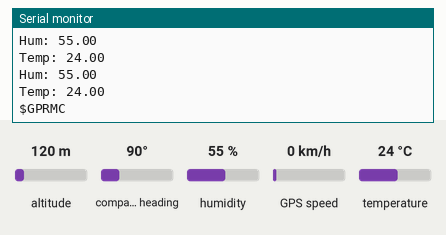
Recording of a sketch running on a simulated Arduino Mega 2560, built with avr-gcc and run on an emulated ATmega2560. Parts: the last lines printed to the serial monitor. The test bench sets the inputs (shaded band); at power-on: altitude 120 m, compass heading 90°, humidity 55 %, GPS speed 0 km/h, temperature 24 °C. The GPS gets a fix after 3 s at 37.7749, -122.4194 with 8 satellites.

Above: at 1.8 s.
1.9 s: altitude set to 20 m
At 2.9 s:
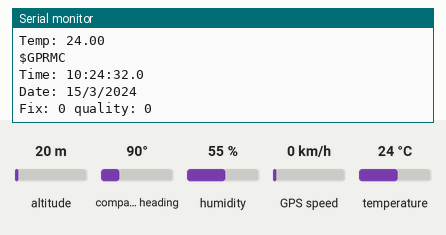
3.6 s: compass heading set to 7°
At 4.8 s:
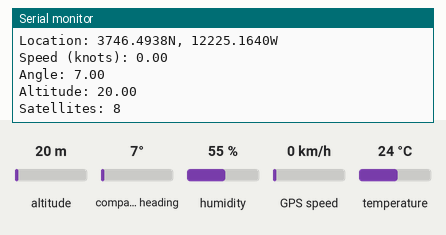
5.8 s: humidity set to 22 %
7.3 s: compass heading set to 180°
At 8.1 s:
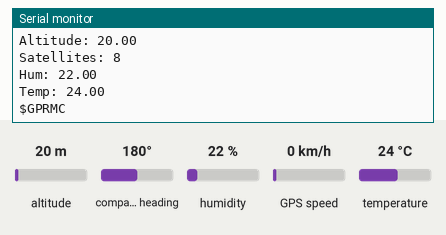
11.9 s: GPS speed set to 2 km/h
At 13.9 s:
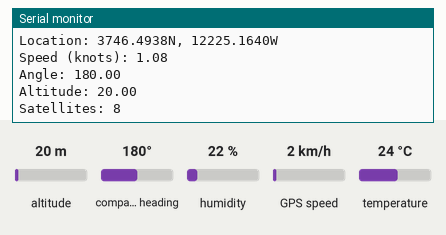
Timing chart, 0 to 14.4 s (numbered marks = the images above; inputs shaded):
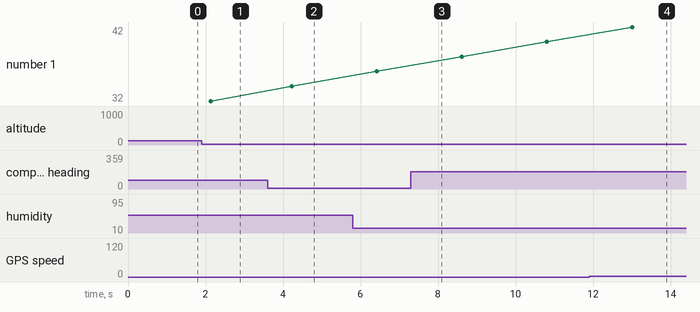

Measured:
- after the input at 3.6 s, the serial monitor: prints a new line after 0.74 s (image 2)
- after the input at 11.9 s, the serial monitor: prints a new line after 1.2 s (image 4)

The sketch:

I2C_two_slaves_temp_gps.ino
```cpp
// This code does not currently work - GPS seems to be the issue

#include <Wire.h>
#include <Adafruit_AM2315.h> // Library for external temperature/humidity sensing
//#include <Adafruit_MPL3115A2.h> // Library for altitude/barometric pressure/temperature sensing
//#include "Adafruit_SI1145.h" // Library for UV/Light sensing
//#include "Adafruit_SGP30.h" // Library for air quality and gas sensing
#include <Adafruit_GPS.h> // Library for GPS sensing

Adafruit_AM2315 am2315; // Declaring variable for external temperature/humidity sensor

//Adafruit_MPL3115A2 baro = Adafruit_MPL3115A2(); // Declaring variable for altitude/bp/temp sensor

//Adafruit_SI1145 uv = Adafruit_SI1145(); // Declaring varibale for uv/light sensing

//Adafruit_SGP30 sgp; // Declaring variable for air quality/gas sensing

#define GPSSerial Serial1
Adafruit_GPS GPS(&GPSSerial); // Declaring varible for GPS

#define GPSECHO false

uint32_t timer = millis();

void setup() {
  // put your setup code here, to run once:
  Serial.begin(9600);

  // Starting sensors
  am2315.begin();
  //baro.begin();
  //uv.begin();
  //sgp.begin();

  GPS.begin(9600);
  // uncomment this line to turn on RMC (recommended minimum) and GGA (fix data) including altitude
  GPS.sendCommand(PMTK_SET_NMEA_OUTPUT_RMCGGA);
  // uncomment this line to turn on only the "minimum recommended" data
  //GPS.sendCommand(PMTK_SET_NMEA_OUTPUT_RMCONLY);
  // For parsing data, we don't suggest using anything but either RMC only or RMC+GGA since
  // the parser doesn't care about other sentences at this time
  // Set the update rate
  GPS.sendCommand(PMTK_SET_NMEA_UPDATE_1HZ); // 1 Hz update rate
  // For the parsing code to work nicely and have time to sort thru the data, and
  // print it out we don't suggest using anything higher than 1 Hz

  // Request updates on antenna status, comment out to keep quiet
  GPS.sendCommand(PGCMD_ANTENNA);

  // Ask for firmware version
  GPSSerial.println(PMTK_Q_RELEASE);

}

int counter = 0;
void loop() {
  // put your main code here, to run repeatedly:
  Serial.print("Hum: "); Serial.println(am2315.readHumidity());
  Serial.print("Temp: "); Serial.println(am2315.readTemperature());

  /*

  float pascals = baro.getPressure();
  // Our weather page presents pressure in Inches (Hg)
  // Use http://www.onlineconversion.com/pressure.htm for other units
  Serial.print(pascals/3377); Serial.println(" Inches (Hg)");

  float altm = baro.getAltitude();
  Serial.print(altm); Serial.println(" meters");

  float tempC = baro.getTemperature();
  Serial.print(tempC); Serial.println("*C");


  Serial.print("Vis: "); Serial.println(uv.readVisible());
  Serial.print("IR: "); Serial.println(uv.readIR());

  float UVindex = uv.readUV();
  // the index is multiplied by 100 so to get the
  // integer index, divide by 100!
  UVindex /= 100.0;
  Serial.print("UV: ");  Serial.println(UVindex);


  sgp.IAQmeasure();

  Serial.print("TVOC "); Serial.print(sgp.TVOC); Serial.print(" ppb\t");
  Serial.print("eCO2 "); Serial.print(sgp.eCO2); Serial.println(" ppm");

  */

  // read data from the GPS in the 'main loop'
  char c = GPS.read();
  // if you want to debug, this is a good time to do it!
  if (GPSECHO)
    if (c) Serial.print(c);
  // if a sentence is received, we can check the checksum, parse it...
  if (GPS.newNMEAreceived()) {
    // a tricky thing here is if we print the NMEA sentence, or data
    // we end up not listening and catching other sentences!
    // so be very wary if using OUTPUT_ALLDATA and trytng to print out data
    Serial.println(GPS.lastNMEA()); // this also sets the newNMEAreceived() flag to false
    if (!GPS.parse(GPS.lastNMEA())) // this also sets the newNMEAreceived() flag to false
      return; // we can fail to parse a sentence in which case we should just wait for another
  }
  // if millis() or timer wraps around, we'll just reset it
  if (timer > millis()) timer = millis();

  // approximately every 2 seconds or so, print out the current stats
  if (millis() - timer > 2000) {
    timer = millis(); // reset the timer
    Serial.print("\nTime: ");
    Serial.print(GPS.hour, DEC); Serial.print(':');
    Serial.print(GPS.minute, DEC); Serial.print(':');
    Serial.print(GPS.seconds, DEC); Serial.print('.');
    Serial.println(GPS.milliseconds);
    Serial.print("Date: ");
    Serial.print(GPS.day, DEC); Serial.print('/');
    Serial.print(GPS.month, DEC); Serial.print("/20");
    Serial.println(GPS.year, DEC);
    Serial.print("Fix: "); Serial.print((int)GPS.fix);
    Serial.print(" quality: "); Serial.println((int)GPS.fixquality);
    if (GPS.fix) {
      Serial.print("Location: ");
      Serial.print(GPS.latitude, 4); Serial.print(GPS.lat);
      Serial.print(", ");
      Serial.print(GPS.longitude, 4); Serial.println(GPS.lon);
      Serial.print("Speed (knots): "); Serial.println(GPS.speed);
      Serial.print("Angle: "); Serial.println(GPS.angle);
      Serial.print("Altitude: "); Serial.println(GPS.altitude);
      Serial.print("Satellites: "); Serial.println((int)GPS.satellites);
    }
  }

  delay(1000);

/*
  counter++;
  if (counter == 30) {
    counter = 0;

    uint16_t TVOC_base, eCO2_base;
    if (! sgp.getIAQBaseline(&eCO2_base, &TVOC_base)) {
      Serial.println("Failed to get baseline readings");
      return;
    }
    Serial.print("****Baseline values: eCO2: 0x"); Serial.print(eCO2_base, HEX);
    Serial.print(" & TVOC: 0x"); Serial.println(TVOC_base, HEX);
  }

  */

}
```
